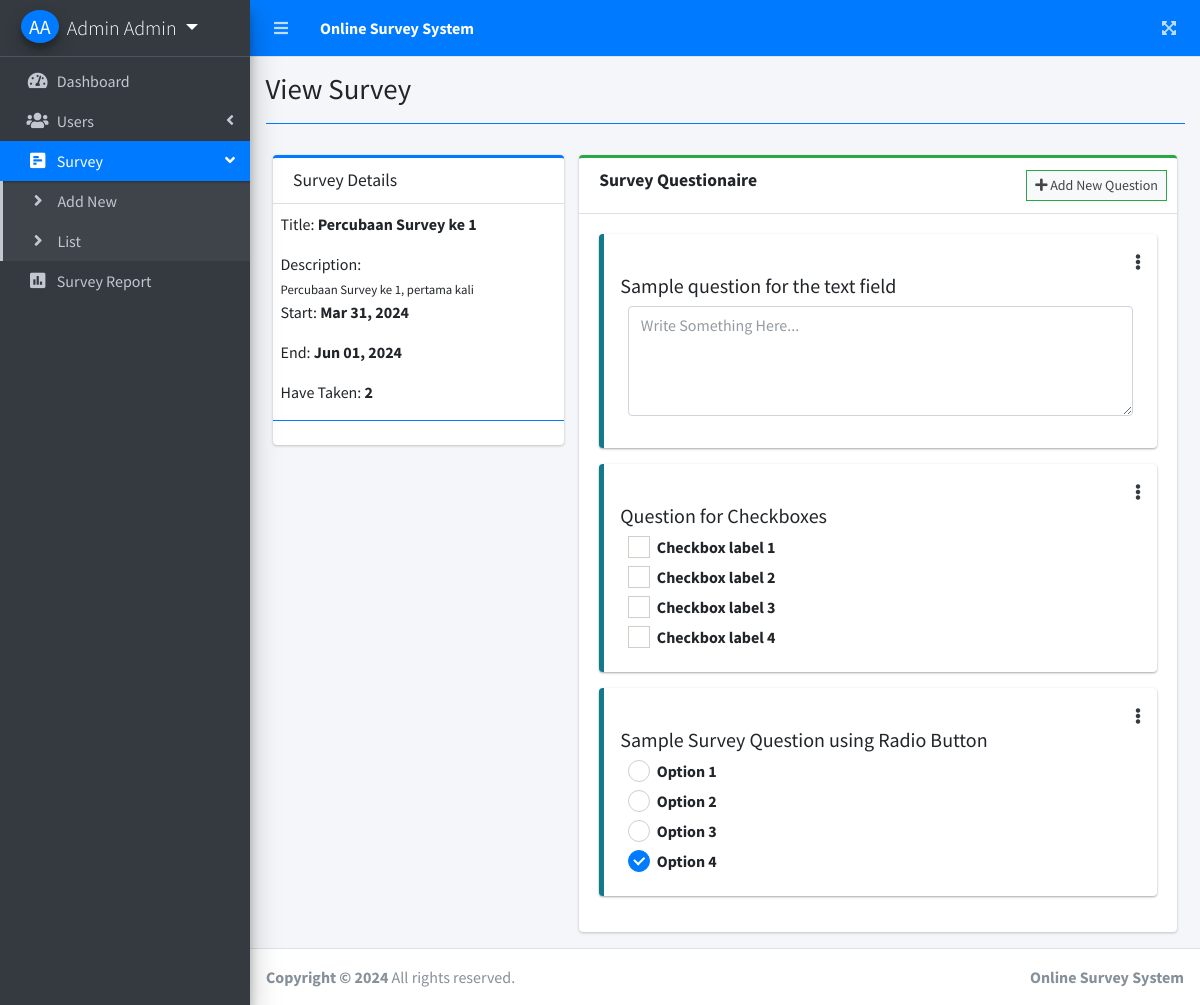
The page /index.php?page=view_survey&id=1 (signed in) on the database its author committed.
### tables this page shows
CREATE TABLE `questions` (
  `id` int NOT NULL AUTO_INCREMENT,
  `question` text NOT NULL,
  `frm_option` text NOT NULL,
  `type` varchar(50) NOT NULL,
  `order_by` int NOT NULL DEFAULT '1',
  `survey_id` int NOT NULL,
  `date_created` datetime NOT NULL DEFAULT CURRENT_TIMESTAMP,
  PRIMARY KEY (`id`)
);

### view_survey.php (the view, shortened to what this page needs)
<?php include 'db_connect.php' ?>
<?php
$qry = $conn->query("SELECT * FROM survey_set where id = ".$_GET['id'])->fetch_array();
foreach($qry as $k => $v){
	if($k == 'title')
		$k = 'stitle';
}
$answers = $conn->query("SELECT distinct(user_id) from answers where survey_id ={$id}")->num_rows;
?>
<div class="col-lg-12">
	<div class="row">
		<div class="col-md-4">
			<div class="card card-outline card-primary">
				<div class="card-header">
					<h3 class="card-title">Survey Details</h3>
				</div>
				<div class="card-body p-0 py-2">
					<div class="container-fluid">
						<p>Title: <b><?php echo $stitle ?></b></p>
						<p class="mb-0">Description:</p>
						<small><?php echo $description; ?></small>
						<p>Start: <b><?php echo date("M d, Y",strtotime($start_date)) ?></b></p>
						<p>End: <b><?php echo date("M d, Y",strtotime($end_date)) ?></b></p>
						<p>Have Taken: <b><?php echo number_format($answers) ?></b></p>
					</div>
					<hr class="border-primary">
				</div>
			</div>
		</div>
		<div class="col-md-8">
			<div class="card card-outline card-success">
				<div class="card-header">
					<h3 class="card-title"><b>Survey Questionaire</b></h3>
					<div class="card-tools">
						<button class="btn btn-block btn-sm btn-default btn-flat border-success new_question" type="button"><i class="fa fa-plus"></i> Add New Question</button>
					</div>
				</div>
				<form action="" id="manage-sort">
				<div class="card-body ui-sortable">
					<?php
					$question = $conn->query("SELECT * FROM questions where survey_id = $id order by abs(order_by) asc,abs(id) asc");
					while($row=$question->fetch_assoc()):
					?>
					<div class="callout callout-info">
						<div class="row">
							<div class="col-md-12">
								<span class="dropleft float-right">
									<a class="fa fa-ellipsis-v text-dark" href="javascript:void(0)" data-toggle="dropdown" aria-haspopup="true" aria-expanded="false"></a>
								</span>
							</div>
						</div>
						<h5><?php echo $row['question'] ?></h5>
						<div class="col-md-12">
							<?php
								if($row['type'] == 'radio_opt'):
									foreach(json_decode($row['frm_option']) as $k => $v):
							?>
							<div class="icheck-primary">
		                        <label for="option_<?php echo $k ?>"><?php echo $v ?></label>
		                     </div>
								<?php endforeach; ?>
						<?php elseif($row['type'] == 'check_opt'):
									foreach(json_decode($row['frm_option']) as $k => $v):
							?>
							<div class="icheck-primary">
		                        <label for="option_<?php echo $k ?>"><?php echo $v ?></label>
		                     </div>
								<?php endforeach; ?>
						<?php else: ?>
							<div class="form-group">
								<textarea name="answer[<?php echo $row['id'] ?>]" id="" cols="30" rows="4" class="form-control" placeholder="Write Something Here..."></textarea>
							</div>
						<?php endif; ?>
						</div>
					</div>
					<?php endwhile; ?>
				</div>
				</form>
			</div>
		</div>
	</div>
</div>

### rows shown on the page
questions: question "Sample question for the text field", id "Write Something Here..."
questions: question "Question for Checkboxes", frm_option "Checkbox label 1", frm_option "Checkbox label 2", frm_option "Checkbox label 3", frm_option "Checkbox label 4"
questions: question "Sample Survey Question using Radio Button", frm_option "Option 1", frm_option "Option 2", frm_option "Option 3", frm_option "Option 4"

### other values the page prints
$_SESSION['login_firstname'].' '.$_SESSION['login_lastname'] "Admin Admin"
$title "View Survey"
$stitle "Percubaan Survey ke 1"
$description "Percubaan Survey ke 1, pertama kali"
date("M d, Y",strtotime($start_date)) "Mar 31, 2024"
date("M d, Y",strtotime($end_date)) "Jun 01, 2024"
$answers "2"
